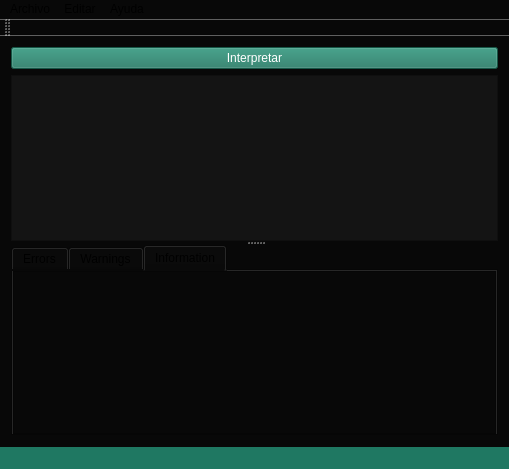
<?xml version="1.0" encoding="UTF-8"?>
<ui version="4.0">
 <class>IDE</class>
 <widget class="QMainWindow" name="IDE">
  <property name="geometry">
   <rect>
    <x>0</x>
    <y>0</y>
    <width>509</width>
    <height>469</height>
   </rect>
  </property>
  <property name="windowTitle">
   <string>IDE</string>
  </property>
  <property name="styleSheet">
   <string notr="true">background-color: rgb(8, 8, 8);</string>
  </property>
  <widget class="QWidget" name="centralWidget">
   <layout class="QVBoxLayout" name="verticalLayout">
    <item>
     <widget class="QPushButton" name="pushButton">
      <property name="styleSheet">
       <string notr="true">background-color: rgb(31, 120, 98);
font: 75 11pt &quot;Ubuntu&quot;;
color: rgb(255, 255, 255);</string>
      </property>
      <property name="text">
       <string>Interpretar</string>
      </property>
     </widget>
    </item>
    <item>
     <widget class="QSplitter" name="splitter">
      <property name="orientation">
       <enum>Qt::Vertical</enum>
      </property>
      <widget class="QTextEdit" name="langu">
       <property name="palette">
        <palette>
         <active>
          <colorrole role="WindowText">
           <brush brushstyle="SolidPattern">
            <color alpha="255">
             <red>255</red>
             <green>255</green>
             <blue>255</blue>
            </color>
           </brush>
          </colorrole>
          <colorrole role="Button">
           <brush brushstyle="SolidPattern">
            <color alpha="255">
             <red>20</red>
             <green>20</green>
             <blue>20</blue>
            </color>
           </brush>
          </colorrole>
          <colorrole role="Text">
           <brush brushstyle="SolidPattern">
            <color alpha="255">
             <red>255</red>
             <green>255</green>
             <blue>255</blue>
            </color>
           </brush>
          </colorrole>
          <colorrole role="ButtonText">
           <brush brushstyle="SolidPattern">
            <color alpha="255">
             <red>255</red>
             <green>255</green>
             <blue>255</blue>
            </color>
           </brush>
          </colorrole>
          <colorrole role="Base">
           <brush brushstyle="SolidPattern">
            <color alpha="255">
             <red>20</red>
             <green>20</green>
             <blue>20</blue>
            </color>
           </brush>
          </colorrole>
          <colorrole role="Window">
           <brush brushstyle="SolidPattern">
            <color alpha="255">
             <red>20</red>
             <green>20</green>
             <blue>20</blue>
            </color>
           </brush>
          </colorrole>
         </active>
         <inactive>
          <colorrole role="WindowText">
           <brush brushstyle="SolidPattern">
            <color alpha="255">
             <red>255</red>
             <green>255</green>
             <blue>255</blue>
            </color>
           </brush>
          </colorrole>
          <colorrole role="Button">
           <brush brushstyle="SolidPattern">
            <color alpha="255">
             <red>20</red>
             <green>20</green>
             <blue>20</blue>
            </color>
           </brush>
          </colorrole>
          <colorrole role="Text">
           <brush brushstyle="SolidPattern">
            <color alpha="255">
             <red>255</red>
             <green>255</green>
             <blue>255</blue>
            </color>
           </brush>
          </colorrole>
          <colorrole role="ButtonText">
           <brush brushstyle="SolidPattern">
            <color alpha="255">
             <red>255</red>
             <green>255</green>
             <blue>255</blue>
            </color>
           </brush>
          </colorrole>
          <colorrole role="Base">
           <brush brushstyle="SolidPattern">
            <color alpha="255">
             <red>20</red>
             <green>20</green>
             <blue>20</blue>
            </color>
           </brush>
          </colorrole>
          <colorrole role="Window">
           <brush brushstyle="SolidPattern">
            <color alpha="255">
             <red>20</red>
             <green>20</green>
             <blue>20</blue>
            </color>
           </brush>
          </colorrole>
         </inactive>
         <disabled>
          <colorrole role="WindowText">
           <brush brushstyle="SolidPattern">
            <color alpha="255">
             <red>255</red>
             <green>255</green>
             <blue>255</blue>
            </color>
           </brush>
          </colorrole>
          <colorrole role="Button">
           <brush brushstyle="SolidPattern">
            <color alpha="255">
             <red>20</red>
             <green>20</green>
             <blue>20</blue>
            </color>
           </brush>
          </colorrole>
          <colorrole role="Text">
           <brush brushstyle="SolidPattern">
            <color alpha="255">
             <red>255</red>
             <green>255</green>
             <blue>255</blue>
            </color>
           </brush>
          </colorrole>
          <colorrole role="ButtonText">
           <brush brushstyle="SolidPattern">
            <color alpha="255">
             <red>255</red>
             <green>255</green>
             <blue>255</blue>
            </color>
           </brush>
          </colorrole>
          <colorrole role="Base">
           <brush brushstyle="SolidPattern">
            <color alpha="255">
             <red>20</red>
             <green>20</green>
             <blue>20</blue>
            </color>
           </brush>
          </colorrole>
          <colorrole role="Window">
           <brush brushstyle="SolidPattern">
            <color alpha="255">
             <red>20</red>
             <green>20</green>
             <blue>20</blue>
            </color>
           </brush>
          </colorrole>
         </disabled>
        </palette>
       </property>
       <property name="font">
        <font>
         <weight>75</weight>
         <bold>true</bold>
        </font>
       </property>
       <property name="styleSheet">
        <string notr="true">background-color: rgb(20, 20, 20);
color: rgb(255, 255, 255);</string>
       </property>
      </widget>
      <widget class="QTabWidget" name="Information">
       <property name="maximumSize">
        <size>
         <width>16777215</width>
         <height>300</height>
        </size>
       </property>
       <property name="styleSheet">
        <string notr="true"/>
       </property>
       <property name="currentIndex">
        <number>2</number>
       </property>
       <widget class="QWidget" name="tab_2">
        <attribute name="title">
         <string>Errors</string>
        </attribute>
        <layout class="QVBoxLayout" name="verticalLayout_3">
         <property name="spacing">
          <number>0</number>
         </property>
         <property name="leftMargin">
          <number>0</number>
         </property>
         <property name="topMargin">
          <number>0</number>
         </property>
         <property name="rightMargin">
          <number>0</number>
         </property>
         <property name="bottomMargin">
          <number>0</number>
         </property>
         <item>
          <widget class="QTextEdit" name="errors">
           <property name="readOnly">
            <bool>true</bool>
           </property>
          </widget>
         </item>
        </layout>
       </widget>
       <widget class="QWidget" name="tab">
        <attribute name="title">
         <string>Warnings</string>
        </attribute>
        <layout class="QHBoxLayout" name="horizontalLayout">
         <property name="spacing">
          <number>0</number>
         </property>
         <property name="leftMargin">
          <number>0</number>
         </property>
         <property name="topMargin">
          <number>0</number>
         </property>
         <property name="rightMargin">
          <number>0</number>
         </property>
         <property name="bottomMargin">
          <number>0</number>
         </property>
         <item>
          <widget class="QTextEdit" name="warnings">
           <property name="styleSheet">
            <string notr="true">color: rgb(31, 120, 98);
font: 75 11pt &quot;Ubuntu&quot;;</string>
           </property>
           <property name="lineWrapMode">
            <enum>QTextEdit::WidgetWidth</enum>
           </property>
           <property name="lineWrapColumnOrWidth">
            <number>5</number>
           </property>
           <property name="readOnly">
            <bool>true</bool>
           </property>
          </widget>
         </item>
        </layout>
       </widget>
       <widget class="QWidget" name="tab_3">
        <attribute name="title">
         <string>Information</string>
        </attribute>
        <layout class="QVBoxLayout" name="verticalLayout_4">
         <property name="spacing">
          <number>0</number>
         </property>
         <property name="leftMargin">
          <number>0</number>
         </property>
         <property name="topMargin">
          <number>0</number>
         </property>
         <property name="rightMargin">
          <number>0</number>
         </property>
         <property name="bottomMargin">
          <number>0</number>
         </property>
         <item>
          <widget class="QTextEdit" name="information">
           <property name="readOnly">
            <bool>true</bool>
           </property>
          </widget>
         </item>
        </layout>
       </widget>
      </widget>
     </widget>
    </item>
   </layout>
  </widget>
  <widget class="QMenuBar" name="menuBar">
   <property name="geometry">
    <rect>
     <x>0</x>
     <y>0</y>
     <width>509</width>
     <height>25</height>
    </rect>
   </property>
   <widget class="QMenu" name="menuArchivo">
    <property name="title">
     <string>Archivo</string>
    </property>
    <addaction name="actionAbrir"/>
    <addaction name="actionGuardar"/>
    <addaction name="actionGuardar_Como"/>
    <addaction name="actionCerrar"/>
   </widget>
   <widget class="QMenu" name="menuEditar">
    <property name="title">
     <string>Editar</string>
    </property>
    <addaction name="actionDeshacer"/>
    <addaction name="actionRehacer"/>
    <addaction name="actionPreferencias"/>
   </widget>
   <widget class="QMenu" name="menuAyuda">
    <property name="title">
     <string>Ayuda</string>
    </property>
    <addaction name="actionManual_de_usuario"/>
    <addaction name="actionAcerca_de"/>
   </widget>
   <addaction name="menuArchivo"/>
   <addaction name="menuEditar"/>
   <addaction name="menuAyuda"/>
  </widget>
  <widget class="QToolBar" name="mainToolBar">
   <attribute name="toolBarArea">
    <enum>TopToolBarArea</enum>
   </attribute>
   <attribute name="toolBarBreak">
    <bool>false</bool>
   </attribute>
  </widget>
  <widget class="QStatusBar" name="statusBar">
   <property name="styleSheet">
    <string notr="true">background-color: rgb(31, 120, 98);
color: rgb(255, 255, 255);</string>
   </property>
  </widget>
  <action name="actionAbrir">
   <property name="text">
    <string>Abrir</string>
   </property>
  </action>
  <action name="actionGuardar">
   <property name="text">
    <string>Guardar</string>
   </property>
  </action>
  <action name="actionGuardar_Como">
   <property name="text">
    <string>Guardar Como...</string>
   </property>
  </action>
  <action name="actionCerrar">
   <property name="text">
    <string>Cerrar</string>
   </property>
  </action>
  <action name="actionPreferencias">
   <property name="text">
    <string>Preferencias</string>
   </property>
  </action>
  <action name="actionDeshacer">
   <property name="text">
    <string>Deshacer</string>
   </property>
  </action>
  <action name="actionRehacer">
   <property name="text">
    <string>Rehacer</string>
   </property>
  </action>
  <action name="actionManual_de_usuario">
   <property name="text">
    <string>Manual de usuario</string>
   </property>
  </action>
  <action name="actionAcerca_de">
   <property name="text">
    <string>Acerca de ...</string>
   </property>
  </action>
 </widget>
 <layoutdefault spacing="6" margin="11"/>
 <resources/>
 <connections/>
</ui>
